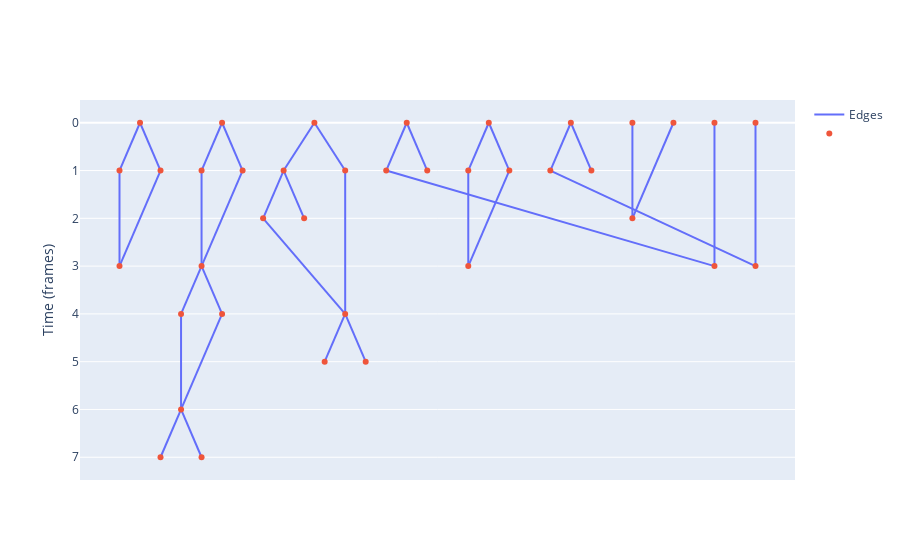

Notebook cell for this chart:
### Code cell
cellin = pc.CellLineage(graph)
cellin.plot()

### Figure 1 — Plotly figure (JSON) as saved in the notebook; plotly's stock layout.template omitted (floating-point values rounded to 4 significant figures)
{"data": [{"mode": "lines", "name": "Edges", "type": "scatter", "x": [-8.575, -9.075, null, -8.575, -8.075, null, -6.575, -7.075, null, -6.575, -6.075, null, -4.325, -3.575, null, -4.325, -5.075, null, -5.075, -5.575, null, -5.075, -4.575, null, -2.075, -1.575, null, -2.075, -2.575, null, -3.575, -4.075, null, -3.575, -3.075, null, -0.075, 0.425, null, -0.075, -0.575, null, -7.075, -7.575, null, -7.075, -6.575, null, 1.925, 2.425, null, 1.925, 1.425, null, -7.575, -8.075, null, -7.575, -7.075, null, 3.425, 3.425, null, 4.425, 3.425, null, -9.075, -9.075, null, -8.075, -9.075, null, -7.075, -7.075, null, -6.075, -7.075, null, -3.575, -3.575, null, -5.575, -3.575, null, 5.425, 5.425, null, -2.575, 5.425, null, -0.575, -0.575, null, 0.425, -0.575, null, -7.575, -7.575, null, -6.575, -7.575, null, 1.425, 6.425, null, 6.425, 6.425, null], "y": [0, 1, null, 0, 1, null, 0, 1, null, 0, 1, null, 0, 1, null, 0, 1, null, 1, 2, null, 1, 2, null, 0, 1, null, 0, 1, null, 4, 5, null, 4, 5, null, 0, 1, null, 0, 1, null, 3, 4, null, 3, 4, null, 0, 1, null, 0, 1, null, 6, 7, null, 6, 7, null, 0, 2, null, 0, 2, null, 1, 3, null, 1, 3, null, 1, 3, null, 1, 3, null, 1, 4, null, 2, 4, null, 0, 3, null, 1, 3, null, 1, 3, null, 1, 3, null, 4, 6, null, 4, 6, null, 1, 3, null, 0, 3, null]}, {"hoverinfo": "text", "hovertemplate": "%{text}", "mode": "markers", "name": "", "text": ["cell_ID: 24<br>frame: 0", "cell_ID: 112<br>frame: 0", "cell_ID: 76<br>frame: 0", "cell_ID: 505<br>frame: 1", "cell_ID: 33<br>frame: 0", "cell_ID: 916<br>frame: 4", "cell_ID: 82<br>frame: 0", "cell_ID: 674<br>frame: 3", "cell_ID: 46<br>frame: 0", "cell_ID: 1380<br>frame: 6", "cell_ID: 65<br>frame: 0", "cell_ID: 72<br>frame: 0", "cell_ID: 167<br>frame: 1", "cell_ID: 172<br>frame: 1", "cell_ID: 393<br>frame: 1", "cell_ID: 397<br>frame: 1", "cell_ID: 492<br>frame: 1", "cell_ID: 645<br>frame: 2", "cell_ID: 32<br>frame: 0", "cell_ID: 1016<br>frame: 1", "cell_ID: 1200<br>frame: 1", "cell_ID: 1204<br>frame: 1", "cell_ID: 1237<br>frame: 4", "cell_ID: 1240<br>frame: 4", "cell_ID: 1321<br>frame: 1", "cell_ID: 58<br>frame: 0", "cell_ID: 658<br>frame: 2", "cell_ID: 1013<br>frame: 1", "cell_ID: 1059<br>frame: 5", "cell_ID: 1066<br>frame: 5", "cell_ID: 1309<br>frame: 1", "cell_ID: 1522<br>frame: 7", "cell_ID: 1526<br>frame: 7", "cell_ID: 208<br>frame: 2", "cell_ID: 306<br>frame: 3", "cell_ID: 1293<br>frame: 3", "cell_ID: 1345<br>frame: 3", "cell_ID: 1465<br>frame: 3"], "type": "scatter", "x": [-8.575, -6.575, -4.325, -5.075, -2.075, -3.575, -0.075, -7.075, 1.925, -7.575, 3.425, 4.425, -9.075, -8.075, -7.075, -6.075, -3.575, -5.575, 5.425, -2.575, -0.575, 0.425, -7.575, -6.575, 1.425, 6.425, -4.575, -1.575, -4.075, -3.075, 2.425, -8.075, -7.075, 3.425, -9.075, 5.425, -0.575, 6.425], "y": [0, 0, 0, 1, 0, 4, 0, 3, 0, 6, 0, 0, 1, 1, 1, 1, 1, 2, 0, 1, 1, 1, 4, 4, 1, 0, 2, 1, 5, 5, 1, 7, 7, 2, 3, 3, 3, 3]}], "layout": {"hovermode": "closest", "showlegend": true, "title": {}, "xaxis": {"showgrid": false, "showticklabels": false, "zeroline": false}, "yaxis": {"autorange": "reversed", "showgrid": true, "title": {"text": "Time (frames)"}, "zeroline": true}}}
